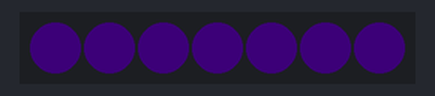
The program below on a simulated BBC micro:bit (MakeCode). Shown: 7 RGB LEDs in strip order, left to right. Dim RGB values are drawn brighter than linear; random numbers come from a fixed seed.

Above: at 0.05 s.
At 2.36 s:
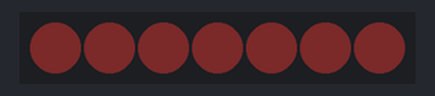
At 4.47 s:
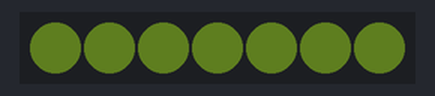
At 8.89 s:
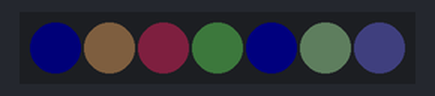
At 17.72 s:
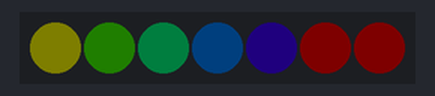
At 35.37 s:
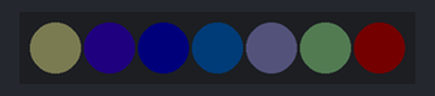
Timing chart, 0 to 40.0 s (numbered marks = the images above):
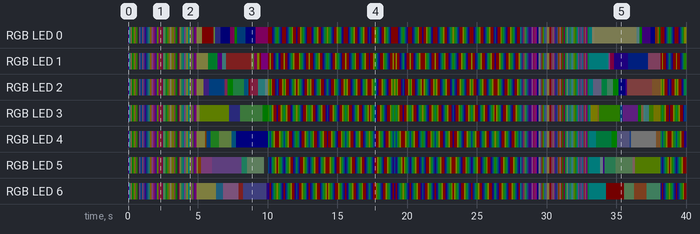

Measured:
- by itself, RGB LED 0: off → RGB(1, 0, 2) at 0.00 s, → RGB(1, 4, 4) 0.10 s later, → RGB(4, 3, 2) 0.10 s later, → RGB(0, 4, 0) 0.10 s later, … (277 changes in this stretch)
- by itself, RGB LED 1: off → RGB(1, 0, 2) at 0.00 s, → RGB(1, 4, 4) 0.10 s later, → RGB(4, 3, 2) 0.10 s later, → RGB(0, 4, 0) 0.10 s later, … (278 changes in this stretch)

The program:

main.ts
```typescript
let strip = neopixel.create(DigitalPin.P0, 7, NeoPixelMode.RGB)
strip.setBrightness(5)
strip.easeBrightness()
basic.forever(function () {
    for (let index = 0; index < 50; index++) {
        strip.showColor(neopixel.rgb(randint(0, 255), randint(0, 255), randint(0, 255)))
        strip.show()
        basic.pause(100)
    }
    for (let index = 0; index < 50; index++) {
        strip.setPixelColor(randint(0, 6), neopixel.rgb(randint(0, 255), randint(0, 255), randint(0, 255)))
        strip.show()
        basic.pause(100)
    }
    strip.showRainbow(1, 360)
    for (let index = 0; index < 2; index++) {
        for (let カウンター = 0; カウンター <= 4; カウンター++) {
            for (let index = 0; index < カウンター * 4 + 1; index++) {
                strip.rotate(1)
                strip.show()
                basic.pause(100)
            }
            for (let index = 0; index < カウンター * 4 + 1; index++) {
                strip.rotate(-1)
                strip.show()
                basic.pause(100)
            }
        }
    }
})
```

test.ts
```typescript
// テストはここに来ます。このパッケージが拡張機能として使用されるときにはコンパイルされません。
```
